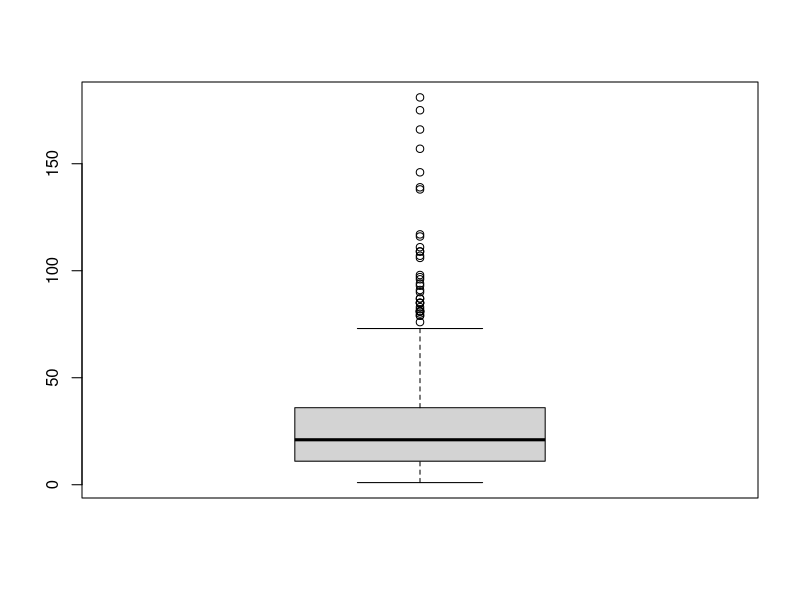
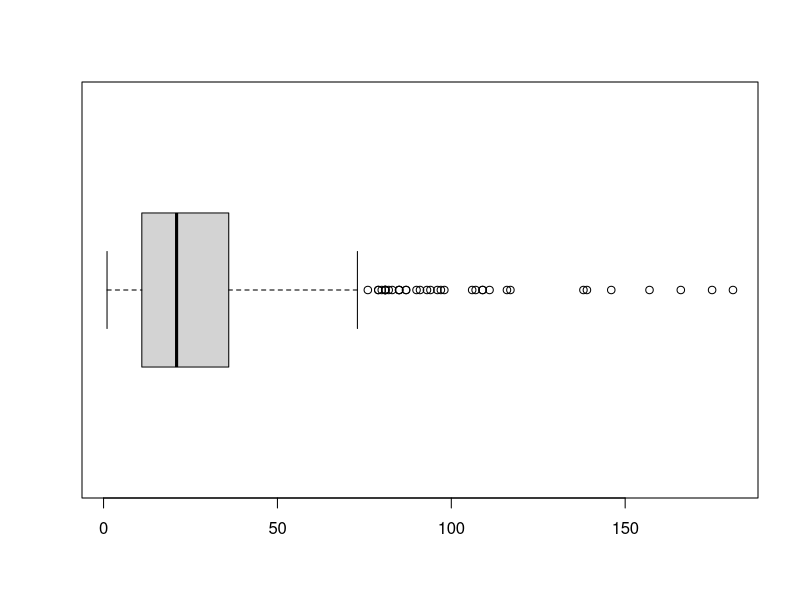
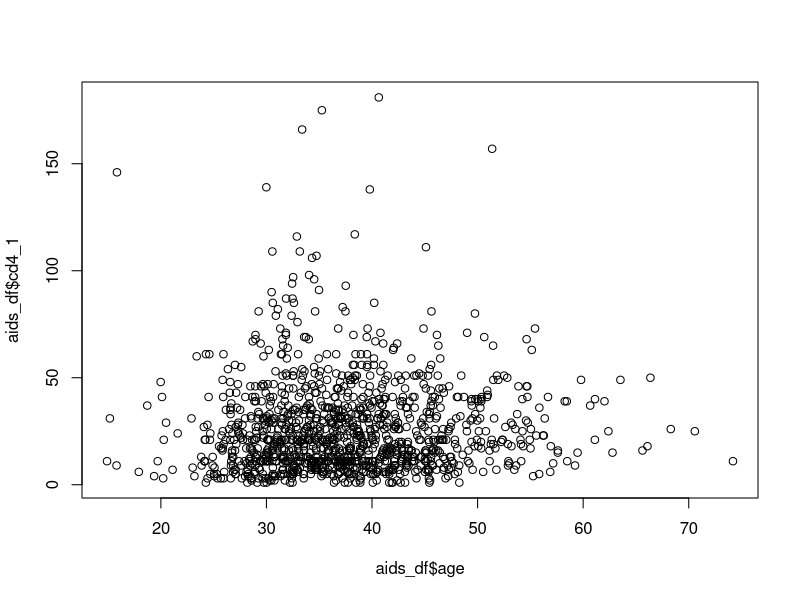
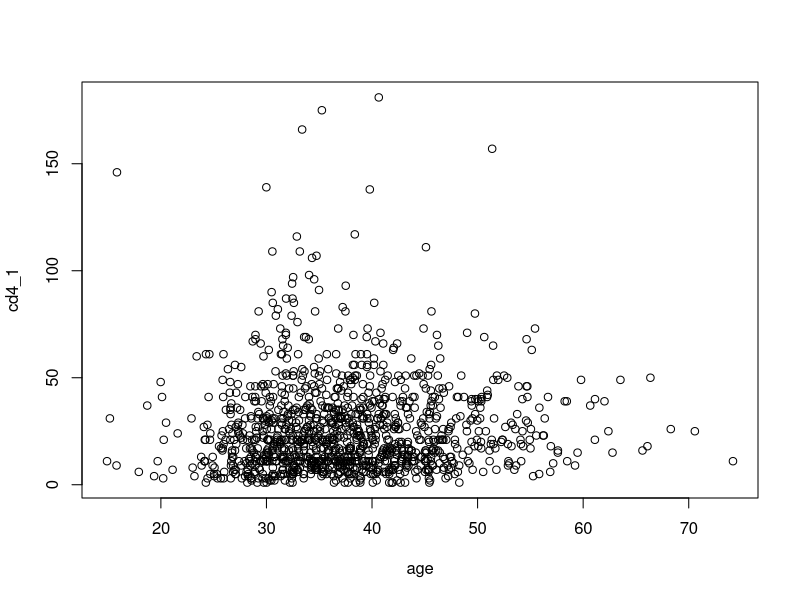

Write R code to recreate these figures, in order.
## ---- chunk 1
aids_df <- read.delim("../data/aids_dataset.txt", sep = " ")
## ---- chunk 2
?read.delim
## ---- chunk 3
head(aids_df)

# print first 2 lines
head(aids_df, 2)

tail(aids_df)
## ---- chunk 4
str(aids_df)
aids_df$treatment <- as.factor(aids_df$treatment)
aids_df$gender <- as.factor(aids_df$gender)
str(aids_df)
## ---- chunk 5
# mean of age
mean(aids_df$age)

# mean of CD4 count at week 1
mean(aids_df$cd4_1)
## ---- chunk 6
# median of CD4 count at week 2
median(aids_df$cd4_2)
## ---- chunk 7
tbl <- table(aids_df$cd4_1)
sort(tbl, decreasing = TRUE)
## ---- chunk 8
# 10th, 25th, 33rd and 78th percentiles of age
quantile(aids_df$age, probs = c(0.1, 0.25, 0.33, 0.78))
## ---- chunk 9
# 10th, 25th, 33rd and 78th percentiles of age - type 2
quantile(aids_df$age, probs = c(0.1, 0.25, 0.33, 0.78), type = 2)
## ---- chunk 10
# range of CD4 counts at week 1
max(aids_df$cd4_1) - min(aids_df$cd4_1)
diff(range(aids_df$cd4_1))
## ---- chunk 11
### IQR of CD4 counts at week 1
# calculate Q1 and Q3
quantile(aids_df$cd4_1, probs = c(0.25, 0.75))

# IQR = Q3 - Q1
36 - 11
## ---- chunk 12
IQR(aids_df$cd4_1)
IQR(aids_df$cd4_1, type = 2)
## ---- chunk 13
# Variance of CD4 counts at week 1
var(aids_df$cd4_1)

# Std. deviation of CD4 counts at week 1
sqrt(var(aids_df$cd4_1))
sd(aids_df$cd4_1)
## ---- chunk 14
### Outliers for CD4 counts at weeek 1
Q1 <- quantile(aids_df$cd4_1, 0.25)
Q3 <- quantile(aids_df$cd4_1, 0.75)

IQR_val <- IQR(aids_df$cd4_1)

UL <- Q3 + 1.5 * IQR_val
LL <- Q1 - 1.5 * IQR_val

cond <- aids_df$cd4_1 > UL | aids_df$cd4_1 < LL
table(cond)
which(cond)
aids_df$cd4_1[cond]
## ---- chunk 15
boxplot(aids_df$cd4_1)
boxplot(aids_df$cd4_1, horizontal = TRUE)
## ---- chunk 16
boxplot.stats(aids_df$cd4_1)
## ---- chunk 17
summary(aids_df$cd4_1)

summary(aids_df)
## ---- chunk 18
new_summary <- function(x){ 
    out <- list(
        min = min(x),
        max = max(x),
        quants = quantile(x, prob = c(0.1, 0.25, 0.5, 0.75, 0.9),
                          type = 2),
        mean    = mean(x),
        var     = var(x),
        std_dev = sd(x),
        length  = length(x)
    )
  class(out) <- "new_summary"
  return(out) 
}

print.new_summary <- function(object, ...){
    cat("Min:", object$min, "\n")
    cat("10th percentile:", object$quants[1], "\n")
    cat("25th percentile:", object$quants[2], "\n")
    cat("50th percentile (median):", object$quants[3], "\n")
    cat("Mean:", object$mean, "\n")
    cat("75th percentile:", object$quants[4], "\n")
    cat("90th percentile:", object$quants[5], "\n")
    cat("Max:", object$max, "\n")
    cat("Var:", object$var, "\n")
    cat("Sd:", object$std_dev, "\n")
    cat("Length:", object$length, "\n")
}
## ---- chunk 19
new_summary(aids_df$cd4_1)
new_summary(aids_df[aids_df$treatment == "trt1", "cd4_1"])
new_summary(aids_df[aids_df$treatment == "trt2", "cd4_1"])
new_summary(aids_df[aids_df$treatment == "trt3", "cd4_1"])
new_summary(aids_df[aids_df$treatment == "trt4", "cd4_1"])
## ---- chunk 20
plot(aids_df$age, aids_df$cd4_1)
plot(cd4_1 ~ age, aids_df)
## ---- chunk 21
?cor
cor(aids_df$age, aids_df$cd4_1)
## ---- chunk 22
cor(aids_df$age, aids_df$cd4_1, method = "spearman")
## ---- chunk 23
cor.test(aids_df$age, aids_df$cd4_1, method = "spearman")
